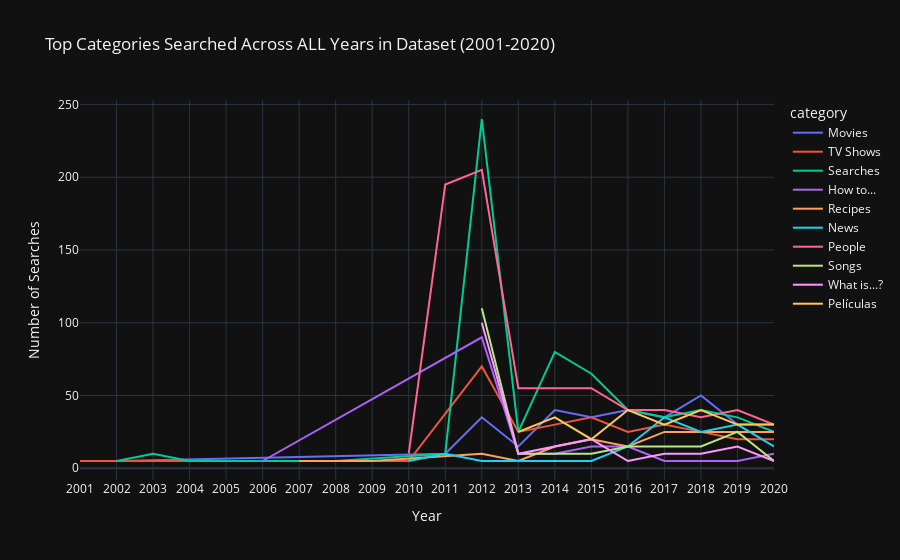

The cell this chart's notebook holds for it:
### Markdown cell above
#### show top 10 categories based on total count OF ALL TIME (in dataset)
- 2001 - 2020

### Code cell
top_categories = category_trends.groupby('category')['count'].sum().nlargest(10).index
filtered_data = category_trends[category_trends['category'].isin(top_categories)]

fig = px.line(filtered_data, 
              x='year', 
              y='count', 
              color='category', 
              title='Top Categories Searched Across ALL Years in Dataset (2001-2020)', 
              labels={'year': 'Year', 'count': 'Number of Searches'},
              line_group='category',
              hover_name='category')

fig.update_layout(
    xaxis=dict(tickmode='linear', tick0=2001, dtick=1),  
    template='plotly_dark', 
    hovermode='x unified',  # show hover info for all lines on the same x-axis value
    showlegend=True
)

fig.show()

### Figure 1 — Plotly figure (JSON) as saved in the notebook; plotly's stock layout.template omitted (floating-point values rounded to 4 significant figures)
{"data": [{"hovertemplate": "<b>%{hovertext}</b><br><br>category=Movies<br>Year=%{x}<br>Number of Searches=%{y}<extra></extra>", "hovertext": ["Movies", "Movies", "Movies", "Movies", "Movies", "Movies", "Movies", "Movies", "Movies", "Movies", "Movies", "Movies"], "legendgroup": "Movies", "line": {"color": "#636efa", "dash": "solid"}, "marker": {"symbol": "circle"}, "mode": "lines", "name": "Movies", "orientation": "v", "showlegend": true, "type": "scatter", "x": [2001, 2002, 2011, 2012, 2013, 2014, 2015, 2016, 2017, 2018, 2019, 2020], "xaxis": "x", "y": [5, 5, 10, 35, 15, 40, 35, 40, 35, 50, 30, 30], "yaxis": "y"}, {"hovertemplate": "<b>%{hovertext}</b><br><br>category=TV Shows<br>Year=%{x}<br>Number of Searches=%{y}<extra></extra>", "hovertext": ["TV Shows", "TV Shows", "TV Shows", "TV Shows", "TV Shows", "TV Shows", "TV Shows", "TV Shows", "TV Shows", "TV Shows", "TV Shows", "TV Shows", "TV Shows", "TV Shows"], "legendgroup": "TV Shows", "line": {"color": "#EF553B", "dash": "solid"}, "marker": {"symbol": "circle"}, "mode": "lines", "name": "TV Shows", "orientation": "v", "showlegend": true, "type": "scatter", "x": [2001, 2002, 2004, 2008, 2010, 2012, 2013, 2014, 2015, 2016, 2017, 2018, 2019, 2020], "xaxis": "x", "y": [5, 5, 5, 5, 5, 70, 25, 30, 35, 25, 30, 25, 20, 20], "yaxis": "y"}, {"hovertemplate": "<b>%{hovertext}</b><br><br>category=Searches<br>Year=%{x}<br>Number of Searches=%{y}<extra></extra>", "hovertext": ["Searches", "Searches", "Searches", "Searches", "Searches", "Searches", "Searches", "Searches", "Searches", "Searches", "Searches", "Searches", "Searches", "Searches"], "legendgroup": "Searches", "line": {"color": "#00cc96", "dash": "solid"}, "marker": {"symbol": "circle"}, "mode": "lines", "name": "Searches", "orientation": "v", "showlegend": true, "type": "scatter", "x": [2002, 2003, 2004, 2008, 2011, 2012, 2013, 2014, 2015, 2016, 2017, 2018, 2019, 2020], "xaxis": "x", "y": [5, 10, 5, 5, 10, 240, 25, 80, 65, 40, 35, 40, 35, 25], "yaxis": "y"}, {"hovertemplate": "<b>%{hovertext}</b><br><br>category=How to...<br>Year=%{x}<br>Number of Searches=%{y}<extra></extra>", "hovertext": ["How to...", "How to...", "How to...", "How to...", "How to...", "How to...", "How to...", "How to...", "How to...", "How to..."], "legendgroup": "How to...", "line": {"color": "#ab63fa", "dash": "solid"}, "marker": {"symbol": "circle"}, "mode": "lines", "name": "How to...", "orientation": "v", "showlegend": true, "type": "scatter", "x": [2006, 2012, 2013, 2014, 2015, 2016, 2017, 2018, 2019, 2020], "xaxis": "x", "y": [5, 90, 10, 10, 15, 15, 5, 5, 5, 10], "yaxis": "y"}, {"hovertemplate": "<b>%{hovertext}</b><br><br>category=Recipes<br>Year=%{x}<br>Number of Searches=%{y}<extra></extra>", "hovertext": ["Recipes", "Recipes", "Recipes", "Recipes", "Recipes", "Recipes", "Recipes", "Recipes", "Recipes", "Recipes", "Recipes"], "legendgroup": "Recipes", "line": {"color": "#FFA15A", "dash": "solid"}, "marker": {"symbol": "circle"}, "mode": "lines", "name": "Recipes", "orientation": "v", "showlegend": true, "type": "scatter", "x": [2007, 2009, 2012, 2013, 2014, 2015, 2016, 2017, 2018, 2019, 2020], "xaxis": "x", "y": [5, 5, 10, 5, 15, 20, 15, 25, 25, 25, 25], "yaxis": "y"}, {"hovertemplate": "<b>%{hovertext}</b><br><br>category=News<br>Year=%{x}<br>Number of Searches=%{y}<extra></extra>", "hovertext": ["News", "News", "News", "News", "News", "News", "News", "News", "News", "News"], "legendgroup": "News", "line": {"color": "#19d3f3", "dash": "solid"}, "marker": {"symbol": "circle"}, "mode": "lines", "name": "News", "orientation": "v", "showlegend": true, "type": "scatter", "x": [2010, 2011, 2012, 2014, 2015, 2016, 2017, 2018, 2019, 2020], "xaxis": "x", "y": [5, 10, 5, 5, 5, 15, 35, 25, 30, 15], "yaxis": "y"}, {"hovertemplate": "<b>%{hovertext}</b><br><br>category=People<br>Year=%{x}<br>Number of Searches=%{y}<extra></extra>", "hovertext": ["People", "People", "People", "People", "People", "People", "People", "People", "People", "People", "People"], "legendgroup": "People", "line": {"color": "#FF6692", "dash": "solid"}, "marker": {"symbol": "circle"}, "mode": "lines", "name": "People", "orientation": "v", "showlegend": true, "type": "scatter", "x": [2010, 2011, 2012, 2013, 2014, 2015, 2016, 2017, 2018, 2019, 2020], "xaxis": "x", "y": [10, 195, 205, 55, 55, 55, 40, 40, 35, 40, 30], "yaxis": "y"}, {"hovertemplate": "<b>%{hovertext}</b><br><br>category=Songs<br>Year=%{x}<br>Number of Searches=%{y}<extra></extra>", "hovertext": ["Songs", "Songs", "Songs", "Songs", "Songs", "Songs", "Songs", "Songs", "Songs"], "legendgroup": "Songs", "line": {"color": "#B6E880", "dash": "solid"}, "marker": {"symbol": "circle"}, "mode": "lines", "name": "Songs", "orientation": "v", "showlegend": true, "type": "scatter", "x": [2012, 2013, 2014, 2015, 2016, 2017, 2018, 2019, 2020], "xaxis": "x", "y": [110, 10, 10, 10, 15, 15, 15, 25, 5], "yaxis": "y"}, {"hovertemplate": "<b>%{hovertext}</b><br><br>category=What is...?<br>Year=%{x}<br>Number of Searches=%{y}<extra></extra>", "hovertext": ["What is...?", "What is...?", "What is...?", "What is...?", "What is...?", "What is...?", "What is...?", "What is...?"], "legendgroup": "What is...?", "line": {"color": "#FF97FF", "dash": "solid"}, "marker": {"symbol": "circle"}, "mode": "lines", "name": "What is...?", "orientation": "v", "showlegend": true, "type": "scatter", "x": [2012, 2013, 2015, 2016, 2017, 2018, 2019, 2020], "xaxis": "x", "y": [100, 10, 20, 5, 10, 10, 15, 5], "yaxis": "y"}, {"hovertemplate": "<b>%{hovertext}</b><br><br>category=Películas<br>Year=%{x}<br>Number of Searches=%{y}<extra></extra>", "hovertext": ["Películas", "Películas", "Películas", "Películas", "Películas", "Películas", "Películas", "Películas"], "legendgroup": "Películas", "line": {"color": "#FECB52", "dash": "solid"}, "marker": {"symbol": "circle"}, "mode": "lines", "name": "Películas", "orientation": "v", "showlegend": true, "type": "scatter", "x": [2013, 2014, 2015, 2016, 2017, 2018, 2019, 2020], "xaxis": "x", "y": [25, 35, 20, 40, 30, 40, 30, 30], "yaxis": "y"}], "layout": {"hovermode": "x unified", "legend": {"title": {"text": "category"}, "tracegroupgap": 0}, "showlegend": true, "title": {"text": "Top Categories Searched Across ALL Years in Dataset (2001-2020)"}, "xaxis": {"anchor": "y", "domain": [0, 1], "dtick": 1, "tick0": 2001, "tickmode": "linear", "title": {"text": "Year"}}, "yaxis": {"anchor": "x", "domain": [0, 1], "title": {"text": "Number of Searches"}}}}
